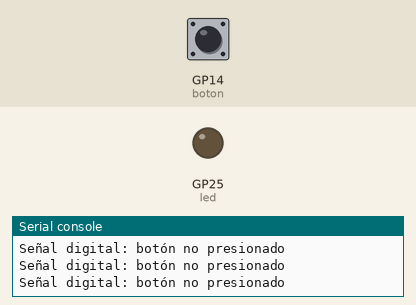
Simulated run of this program. Board: Raspberry Pi Pico running MicroPython. Parts: output pins drawn as LEDs (lit = HIGH), the last lines printed to the serial console. Inputs (shaded band) come from the test bench; at power-on: GP14 (boton) LOW.

Above: at 1.2 s.
1.3 s: GP14 (boton) pulled HIGH for 0.25 s
At 1.5 s:
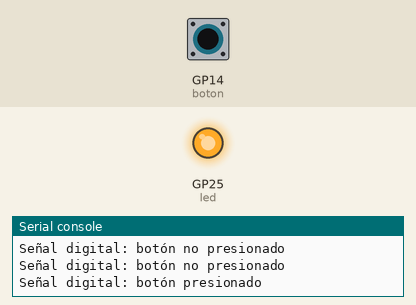
3.1 s: GP14 (boton) pulled HIGH for 3.2 s
At 7.6 s:
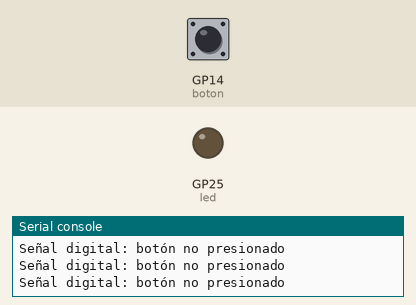
Timing chart, 0 to 9.1 s (numbered marks = the images above; inputs shaded):
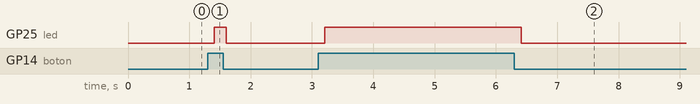

The program:

03_lectura_digital.py
```python
from machine import Pin
from time import sleep

boton = Pin(14, Pin.IN)
led = Pin("LED", Pin.OUT)

while True:
    estado = boton.value()

    if estado == 1:
        led.value(1)
        print("Señal digital: botón presionado")
    else:
        led.value(0)
        print("Señal digital: botón no presionado")

    sleep(0.2)
```

Measured:
- after the input at 1.3 s, GP25 (led): LOW → HIGH after 0.10 s, → LOW 0.20 s later
- after the input at 3.1 s, GP25 (led): LOW → HIGH after 0.11 s, → LOW 3.2 s later
